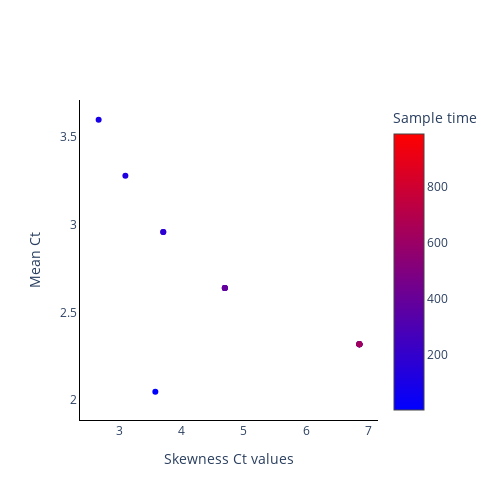

The cell this chart's notebook holds for it:
### Code cell
fig = go.Figure()

fig.add_trace(
    go.Scatter(
        y=np.mean(vr_values[0, :, :], axis=1).tolist(),
        x=skews,
        mode='markers',
        name='Mean Ct',
        marker_color=sample_points,
        marker_colorscale='BlueRed',
        marker_colorbar_title=dict(
            text='Sample time',
            side='top'),
        marker_showscale=True,
        showlegend=False,
    )
)

# Add axis labels
fig.update_layout(
    width=500, 
    height=500,
    plot_bgcolor='white',
    xaxis=dict(
        linecolor='black',
        title = 'Skewness Ct values'
        ),
    yaxis=dict(
        linecolor='black',
        title = 'Mean Ct'),
    #legend=dict(
    #    orientation="h",
    #    yanchor="bottom",
    #    y=1.02,
    #    xanchor="right",
    #    x=1
    #)
    )

fig.write_image('images/Mean_vs_Skewness-HPV.pdf')
fig.show()

### Figure 1 — Plotly figure (JSON) as saved in the notebook; plotly's stock layout.template omitted (floating-point values rounded to 4 significant figures)
{"data": [{"marker": {"color": [1, 31, 61, 91, 121, 151, 181, 211, 241, 271, 301, 331, 361, 391, 421, 451, 481, 511, 541, 571, 601, 631, 661, 691, 721, 751, 781, 811, 841, 871, 901, 931, 961, 991], "colorbar": {"title": {"side": "top", "text": "Sample time"}}, "colorscale": [[0, "rgb(0,0,255)"], [1, "rgb(255,0,0)"]], "showscale": true}, "mode": "markers", "name": "Mean Ct", "showlegend": false, "type": "scatter", "x": [3.578, 6.857, 3.705, 2.667, 3.096, 6.857, 3.705, 4.695, NaN, 4.695, 6.857, NaN, 4.695, 4.695, 6.857, 6.857, NaN, NaN, 6.857, 6.857, NaN, 6.857, NaN, NaN, NaN, NaN, NaN, NaN, NaN, NaN, NaN, NaN, NaN, NaN], "y": [2.049, 2.32, 2.96, 3.6, 3.28, 2.32, 2.96, 2.64, 2, 2.64, 2.32, 2, 2.64, 2.64, 2.32, 2.32, 2, 2, 2.32, 2.32, 2, 2.32, 2, 2, 2, 2, 2, 2, 2, 2, 2, 2, 2, 2]}], "layout": {"height": 500, "plot_bgcolor": "white", "width": 500, "xaxis": {"linecolor": "black", "title": {"text": "Skewness Ct values"}}, "yaxis": {"linecolor": "black", "title": {"text": "Mean Ct"}}}}
